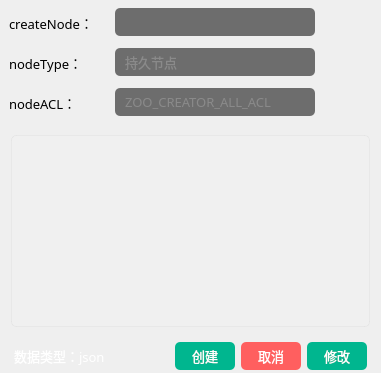
        <widget class="QWidget" name="widget_1_2_r" native="true">
         <property name="minimumSize">
          <size>
           <width>0</width>
           <height>0</height>
          </size>
         </property>
         <property name="maximumSize">
          <size>
           <width>16777215</width>
           <height>55561</height>
          </size>
         </property>
         <layout class="QVBoxLayout" name="verticalLayout_7">
          <property name="spacing">
           <number>5</number>
          </property>
          <property name="leftMargin">
           <number>9</number>
          </property>
          <property name="topMargin">
           <number>5</number>
          </property>
          <property name="rightMargin">
           <number>9</number>
          </property>
          <property name="bottomMargin">
           <number>0</number>
          </property>
          <item>
           <widget class="QWidget" name="horizontalWidget_1_2_1_r" native="true">
            <property name="minimumSize">
             <size>
              <width>0</width>
              <height>35</height>
             </size>
            </property>
            <property name="maximumSize">
             <size>
              <width>16777215</width>
              <height>35</height>
             </size>
            </property>
            <layout class="QHBoxLayout" name="horizontalLayout_7">
             <property name="spacing">
              <number>6</number>
             </property>
             <property name="leftMargin">
              <number>0</number>
             </property>
             <property name="topMargin">
              <number>0</number>
             </property>
             <property name="rightMargin">
              <number>0</number>
             </property>
             <property name="bottomMargin">
              <number>0</number>
             </property>
             <item>
              <widget class="QLabel" name="label_node_create">
               <property name="minimumSize">
                <size>
                 <width>100</width>
                 <height>0</height>
                </size>
               </property>
               <property name="maximumSize">
                <size>
                 <width>100</width>
                 <height>16777215</height>
                </size>
               </property>
               <property name="font">
                <font>
                 <family>OPPOSans B</family>
                 <pointsize>10</pointsize>
                 <stylestrategy>PreferAntialias</stylestrategy>
                </font>
               </property>
               <property name="text">
                <string>createNode：</string>
               </property>
              </widget>
             </item>
             <item>
              <widget class="QLineEdit" name="lineEdit_node_create">
               <property name="minimumSize">
                <size>
                 <width>200</width>
                 <height>28</height>
                </size>
               </property>
               <property name="maximumSize">
                <size>
                 <width>200</width>
                 <height>16777215</height>
                </size>
               </property>
               <property name="font">
                <font>
                 <family>OPPOSans B</family>
                 <pointsize>10</pointsize>
                 <stylestrategy>PreferAntialias</stylestrategy>
                </font>
               </property>
               <property name="styleSheet">
                <string notr="true">QLineEdit{
color:#ced4da;
border-radius: 14px;
background-color: rgb(25, 25, 25, 155);
border: 0px solid rgba(255, 255, 255, 0);
border-radius: 5px;
padding-left:10px;
padding-right:10px;
}</string>
               </property>
              </widget>
             </item>
             <item>
              <spacer name="horizontalSpacer_6">
               <property name="orientation">
                <enum>Qt::Horizontal</enum>
               </property>
               <property name="sizeHint" stdset="0">
                <size>
                 <width>40</width>
                 <height>20</height>
                </size>
               </property>
              </spacer>
             </item>
            </layout>
           </widget>
          </item>
          <item>
           <widget class="QWidget" name="horizontalWidget_1_2_2_r" native="true">
            <property name="minimumSize">
             <size>
              <width>0</width>
              <height>35</height>
             </size>
            </property>
            <property name="maximumSize">
             <size>
              <width>16777215</width>
              <height>35</height>
             </size>
            </property>
            <layout class="QHBoxLayout" name="horizontalLayout_8">
             <property name="leftMargin">
              <number>0</number>
             </property>
             <property name="topMargin">
              <number>0</number>
             </property>
             <property name="rightMargin">
              <number>0</number>
             </property>
             <property name="bottomMargin">
              <number>0</number>
             </property>
             <item>
              <widget class="QLabel" name="label_node_type">
               <property name="minimumSize">
                <size>
                 <width>100</width>
                 <height>0</height>
                </size>
               </property>
               <property name="maximumSize">
                <size>
                 <width>100</width>
                 <height>16777215</height>
                </size>
               </property>
               <property name="font">
                <font>
                 <family>OPPOSans B</family>
                 <pointsize>10</pointsize>
                 <stylestrategy>PreferAntialias</stylestrategy>
                </font>
               </property>
               <property name="text">
                <string>nodeType：</string>
               </property>
              </widget>
             </item>
             <item>
              <widget class="QComboBox" name="comboBox_node_type">
               <property name="minimumSize">
                <size>
                 <width>200</width>
                 <height>28</height>
                </size>
               </property>
               <property name="maximumSize">
                <size>
                 <width>200</width>
                 <height>16777215</height>
                </size>
               </property>
               <property name="font">
                <font>
                 <family>OPPOSans B</family>
                 <pointsize>10</pointsize>
                 <stylestrategy>PreferAntialias</stylestrategy>
                </font>
               </property>
               <property name="styleSheet">
                <string notr="true">QComboBox{
	color:#ffffff;
	border:0px solid #8a8a8a;
	color: rgb(138, 138, 138);
	border-radius:5px;
	background-color: rgb(25, 25, 25, 155);
	padding-left:10px;
	
	font: 10pt &quot;OPPOSans B&quot;;
}


QComboBox:disabled{
	border:0px solid gray;
	color:gray;
}

QComboBox::drop-down{
	background:transparent;
}
QComboBox::down-arrow{
	image: url(:/lib/tree_open.png);
    width:20px;
	height:20px;
	margin-right: 10px;
}


QComboBox::down-arrow:enabled{
	color:#52DCFE;
}


QComboBox QAbstractItemView{
	font: 10pt &quot;OPPOSans B&quot;;
	outline: 0px solid gray;   /* 选定项的虚框 */
	border:1px solid #1e2d36;
	color:#ffffff;
	background-color:#1e2d36;
	selection-background-color:rgb(37, 84, 138);
	border-radius:0px;
	padding-bottom:2px;
	padding-top:2px;
}

QComboBox QAbstractItemView::item
{
	height:30px;
	font: 10pt &quot;OPPOSans B&quot;;
	border-radius:5px;
}

QComboBox QAbstractItemView::item:hover {
    color:rgb(255,255,255);
	background-color: rgb(37, 84, 138);
}
 
/* 下拉后，整个下拉窗体被选择的每项的样式 */
QComboBox QAbstractItemView::item:selected {
    color:rgb(255,255,255);
	background-color: rgb(37, 84, 138);
}
</string>
               </property>
               <item>
                <property name="text">
                 <string>持久节点</string>
                </property>
               </item>
               <item>
                <property name="text">
                 <string>临时节点</string>
                </property>
               </item>
               <item>
                <property name="text">
                 <string>持久有序节点</string>
                </property>
               </item>
               <item>
                <property name="text">
                 <string>临时有序节点</string>
                </property>
               </item>
              </widget>
             </item>
             <item>
              <spacer name="horizontalSpacer_4">
               <property name="orientation">
                <enum>Qt::Horizontal</enum>
               </property>
               <property name="sizeHint" stdset="0">
                <size>
                 <width>40</width>
                 <height>20</height>
                </size>
               </property>
              </spacer>
             </item>
            </layout>
           </widget>
          </item>
          <item>
           <widget class="QWidget" name="horizontalWidget_1_2_3_r" native="true">
            <property name="minimumSize">
             <size>
              <width>0</width>
              <height>35</height>
             </size>
            </property>
            <property name="maximumSize">
             <size>
              <width>16777215</width>
              <height>35</height>
             </size>
            </property>
            <layout class="QHBoxLayout" name="horizontalLayout_9">
             <property name="leftMargin">
              <number>0</number>
             </property>
             <property name="topMargin">
              <number>0</number>
             </property>
             <property name="rightMargin">
              <number>0</number>
             </property>
             <property name="bottomMargin">
              <number>0</number>
             </property>
             <item>
              <widget class="QLabel" name="label_node_acl">
               <property name="minimumSize">
                <size>
                 <width>100</width>
                 <height>0</height>
                </size>
               </property>
               <property name="maximumSize">
                <size>
                 <width>100</width>
                 <height>16777215</height>
                </size>
               </property>
               <property name="font">
                <font>
                 <family>OPPOSans B</family>
                 <pointsize>10</pointsize>
                 <stylestrategy>PreferAntialias</stylestrategy>
                </font>
               </property>
               <property name="text">
                <string>nodeACL：</string>
               </property>
              </widget>
             </item>
             <item>
              <widget class="QComboBox" name="comboBox_node_acl">
               <property name="minimumSize">
                <size>
                 <width>200</width>
                 <height>28</height>
                </size>
               </property>
               <property name="maximumSize">
                <size>
                 <width>200</width>
                 <height>16777215</height>
                </size>
               </property>
               <property name="font">
                <font>
                 <family>OPPOSans B</family>
                 <pointsize>10</pointsize>
                 <stylestrategy>PreferAntialias</stylestrategy>
                </font>
               </property>
               <property name="styleSheet">
                <string notr="true">QComboBox{
	color:#ffffff;
	border:0px solid #8a8a8a;
	color: rgb(138, 138, 138);
	border-radius:5px;
	background-color: rgb(25, 25, 25, 155);
	padding-left:10px;
	
	font: 10pt &quot;OPPOSans B&quot;;
}


QComboBox:disabled{
	border:0px solid gray;
	color:gray;
}

QComboBox::drop-down{
	background:transparent;
}
QComboBox::down-arrow{
	image: url(:/lib/tree_open.png);
    width:20px;
	height:20px;
	margin-right: 10px;
}


QComboBox::down-arrow:enabled{
	color:#52DCFE;
}


QComboBox QAbstractItemView{
	font: 10pt &quot;OPPOSans B&quot;;
	outline: 0px solid gray;   /* 选定项的虚框 */
	border:1px solid #1e2d36;
	color:#ffffff;
	background-color:#1e2d36;
	selection-background-color:rgb(37, 84, 138);
	border-radius:0px;
	padding-bottom:2px;
	padding-top:2px;
}

QComboBox QAbstractItemView::item
{
	height:30px;
	font: 10pt &quot;OPPOSans B&quot;;
	border-radius:5px;
}

QComboBox QAbstractItemView::item:hover {
    color:rgb(255,255,255);
	background-color: rgb(37, 84, 138);
}
 
/* 下拉后，整个下拉窗体被选择的每项的样式 */
QComboBox QAbstractItemView::item:selected {
    color:rgb(255,255,255);
	background-color: rgb(37, 84, 138);
}
</string>
               </property>
               <item>
                <property name="text">
                 <string>ZOO_CREATOR_ALL_ACL</string>
                </property>
               </item>
               <item>
                <property name="text">
                 <string>ZOO_OPEN_ACL_UNSAFE</string>
                </property>
               </item>
               <item>
                <property name="text">
                 <string>ZOO_READ_ACL_UNSAFE</string>
                </property>
               </item>
               <item>
                <property name="text">
                 <string>ZOO_READ_ACL</string>
                </property>
               </item>
              </widget>
             </item>
             <item>
              <spacer name="horizontalSpacer_5">
               <property name="orientation">
                <enum>Qt::Horizontal</enum>
               </property>
               <property name="sizeHint" stdset="0">
                <size>
                 <width>40</width>
                 <height>20</height>
                </size>
               </property>
              </spacer>
             </item>
            </layout>
           </widget>
          </item>
          <item>
           <widget class="QWidget" name="verticalWidget_1_2_5_r" native="true">
            <layout class="QVBoxLayout" name="verticalLayout_5">
             <property name="spacing">
              <number>6</number>
             </property>
             <property name="leftMargin">
              <number>0</number>
             </property>
             <property name="topMargin">
              <number>0</number>
             </property>
             <property name="rightMargin">
              <number>0</number>
             </property>
             <property name="bottomMargin">
              <number>0</number>
             </property>
             <item>
              <widget class="QWidget" name="verticalWidget_1_2_5_2_r" native="true">
               <property name="font">
                <font>
                 <family>OPPOSans B</family>
                 <pointsize>10</pointsize>
                </font>
               </property>
               <property name="styleSheet">
                <string notr="true">QMenu {

background-color:rgb(253,253,254);
/*padding:5px;*/
padding: 3px 0px 3px 0px;
border-radius:6px;
border:2px solid rgb(108, 117, 125, 65); 
}
QMenu::item {
	font-size: 10pt;
	
	font: 10pt &quot;OPPOSans B&quot;;
	
	color: rgb(63, 63, 63);
    background-color:rgb(253,253,254);
    padding: 5px 25px 5px 25px;
    /*margin: 2px 2px 2px 2px;*/
}
QMenu::item:selected {
    background-color : rgb(236,236,237);
}
QMenu::icon:checked {
    background: rgb(253,253,254);
    position: absolute;
    top: 1px;
    right: 1px;
    bottom: 1px;
    left: 1px;
}
QMenu::icon:checked:selected {
    background-color : rgb(236,236,237);
    background-image: url(:/space_selected.png);
}
QMenu::separator {
    height: 2px;
    background: rgb(235,235,236);
    /*margin-left: 10px;*/
    /*margin-right: 10px;*/
}</string>
               </property>
               <layout class="QVBoxLayout" name="verticalLayout_4">
                <property name="leftMargin">
                 <number>2</number>
                </property>
                <property name="topMargin">
                 <number>10</number>
                </property>
                <property name="rightMargin">
                 <number>2</number>
                </property>
                <property name="bottomMargin">
                 <number>0</number>
                </property>
                <item>
                 <widget class="QTextEdit" name="textEdit_data">
                  <property name="sizePolicy">
                   <sizepolicy hsizetype="Expanding" vsizetype="Maximum">
                    <horstretch>0</horstretch>
                    <verstretch>10</verstretch>
                   </sizepolicy>
                  </property>
                  <property name="minimumSize">
                   <size>
                    <width>0</width>
                    <height>0</height>
                   </size>
                  </property>
                  <property name="font">
                   <font>
                    <family>OPPOSans B</family>
                    <pointsize>10</pointsize>
                    <stylestrategy>PreferAntialias</stylestrategy>
                   </font>
                  </property>
                  <property name="contextMenuPolicy">
                   <enum>Qt::CustomContextMenu</enum>
                  </property>
                  <property name="styleSheet">
                   <string notr="true">#textEdit_data{
	border: 1px solid rgba(197, 197, 197,50);
	
	background-color: rgba(255, 255, 255, 20);
	border-radius: 5px;
}

QScrollBar:vertical{
    width: 10px;
	
	
	background-color: rgba(255, 255, 255, 50);
    margin: 0px,0px,0px,0px;
    padding-top: 0px;		/*//隐藏上下的箭头*/
    padding-bottom: 0px;
border-radius: 4px;
}

QScrollBar::handle:vertical {
    width: 10px;
	
	background-color: rgb(239, 239, 239);
    /*滚动条两端变成椭圆 */
    border-radius: 4px;
    min-height: 0;
}

QScrollBar::sub-page:vertical {
    
	background-color: rgba(255, 255, 255, 0);
}
QScrollBar::add-page:vertical 
{
    background-color: rgba(255, 255, 255, 0);
}

QScrollBar::add-line:vertical {
	border: none;
    height: 0px;
    subcontrol-position: bottom;
    subcontrol-origin: margin;
}
QScrollBar::sub-line:vertical {
    border: none;
    height: 0px;
    subcontrol-position: top;
    subcontrol-origin: margin;
}

QScrollBar::down-arrow:vertical {
    border:none;
}
QScrollBar::up-arrow:vertical {
    border:none;
}</string>
                  </property>
                  <property name="html">
                   <string>&lt;!DOCTYPE HTML PUBLIC &quot;-//W3C//DTD HTML 4.0//EN&quot; &quot;http://www.w3.org/TR/REC-html40/strict.dtd&quot;&gt;
&lt;html&gt;&lt;head&gt;&lt;meta name=&quot;qrichtext&quot; content=&quot;1&quot; /&gt;&lt;style type=&quot;text/css&quot;&gt;
p, li { white-space: pre-wrap; }
&lt;/style&gt;&lt;/head&gt;&lt;body style=&quot; font-family:'OPPOSans B'; font-size:10pt; font-weight:400; font-style:normal;&quot;&gt;
&lt;p style=&quot;-qt-paragraph-type:empty; margin-top:0px; margin-bottom:0px; margin-left:0px; margin-right:0px; -qt-block-indent:0; text-indent:0px; font-family:'Cascadia Mono';&quot;&gt;&lt;br /&gt;&lt;/p&gt;&lt;/body&gt;&lt;/html&gt;</string>
                  </property>
                 </widget>
                </item>
               </layout>
              </widget>
             </item>
             <item>
              <widget class="QWidget" name="horizontalWidget_1_2_5_1r" native="true">
               <property name="minimumSize">
                <size>
                 <width>0</width>
                 <height>40</height>
                </size>
               </property>
               <property name="maximumSize">
                <size>
                 <width>16777215</width>
                 <height>40</height>
                </size>
               </property>
               <property name="styleSheet">
                <string notr="true"/>
               </property>
               <layout class="QHBoxLayout" name="horizontalLayout_4">
                <property name="leftMargin">
                 <number>5</number>
                </property>
                <property name="topMargin">
                 <number>6</number>
                </property>
                <property name="rightMargin">
                 <number>5</number>
                </property>
                <property name="bottomMargin">
                 <number>0</number>
                </property>
                <item>
                 <widget class="QLabel" name="label_data_type">
                  <property name="font">
                   <font>
                    <family>OPPOSans B</family>
                    <pointsize>10</pointsize>
                    <stylestrategy>PreferAntialias</stylestrategy>
                   </font>
                  </property>
                  <property name="styleSheet">
                   <string notr="true">color: rgb(255, 255, 255);</string>
                  </property>
                  <property name="text">
                   <string>数据类型：json</string>
                  </property>
                 </widget>
                </item>
                <item>
                 <widget class="QToolButton" name="toolButton_copy_data">
                  <property name="font">
                   <font>
                    <pointsize>10</pointsize>
                    <stylestrategy>PreferAntialias</stylestrategy>
                   </font>
                  </property>
                  <property name="toolTip">
                   <string>复制</string>
                  </property>
                  <property name="styleSheet">
                   <string notr="true">QToolButton {
	color: rgb(255, 255, 255);
	background-color: rgba(255, 255, 255, 0);
	border: none;
}

QToolButton::menu-indicator { 
	image: None;
}

 
QToolButton:hover {
	color: rgb(255, 255, 255);
	background-color: rgba(255, 255, 255, 0);
	border: none;
}
QToolTip {
color: rgb(255, 255, 255);
background-color: rgb(108, 117, 125, 65);
border-radius: 2px;
}</string>
                  </property>
                  <property name="text">
                   <string/>
                  </property>
                  <property name="icon">
                   <iconset resource="../lib.qrc">
                    <normaloff>:/lib/copy.png</normaloff>:/lib/copy.png</iconset>
                  </property>
                  <property name="iconSize">
                   <size>
                    <width>15</width>
                    <height>15</height>
                   </size>
                  </property>
                 </widget>
                </item>
                <item>
                 <spacer name="horizontalSpacer_2">
                  <property name="orientation">
                   <enum>Qt::Horizontal</enum>
                  </property>
                  <property name="sizeHint" stdset="0">
                   <size>
                    <width>40</width>
                    <height>20</height>
                   </size>
                  </property>
                 </spacer>
                </item>
                <item>
                 <widget class="QToolButton" name="toolButton_createData">
                  <property name="minimumSize">
                   <size>
                    <width>60</width>
                    <height>28</height>
                   </size>
                  </property>
                  <property name="maximumSize">
                   <size>
                    <width>60</width>
                    <height>28</height>
                   </size>
                  </property>
                  <property name="font">
                   <font>
                    <family>OPPOSans B</family>
                    <pointsize>10</pointsize>
                    <stylestrategy>PreferAntialias</stylestrategy>
                   </font>
                  </property>
                  <property name="styleSheet">
                   <string notr="true">QToolButton {
	color: rgb(255, 255, 255);
	
	background-color: rgb(0, 182, 143);
	border-radius: 5px;
}

QToolButton::menu-indicator { 
	image: None;
}

 
QToolButton:hover {
	color: rgb(255, 255, 255);
	background-color: rgb(0, 182, 143);
}</string>
                  </property>
                  <property name="text">
                   <string>创建</string>
                  </property>
                  <property name="iconSize">
                   <size>
                    <width>14</width>
                    <height>14</height>
                   </size>
                  </property>
                  <property name="toolButtonStyle">
                   <enum>Qt::ToolButtonTextBesideIcon</enum>
                  </property>
                 </widget>
                </item>
                <item>
                 <widget class="QToolButton" name="toolButton_cancel">
                  <property name="minimumSize">
                   <size>
                    <width>60</width>
                    <height>28</height>
                   </size>
                  </property>
                  <property name="maximumSize">
                   <size>
                    <width>60</width>
                    <height>28</height>
                   </size>
                  </property>
                  <property name="font">
                   <font>
                    <family>OPPOSans B</family>
                    <pointsize>10</pointsize>
                    <stylestrategy>PreferAntialias</stylestrategy>
                   </font>
                  </property>
                  <property name="styleSheet">
                   <string notr="true">QToolButton {
	color: rgb(255, 255, 255);
	background-color: rgb(255, 95, 95);
	border-radius: 5px;
}

QToolButton::menu-indicator { 
	image: None;
}

 
QToolButton:hover {
	color: rgb(255, 255, 255);
	background-color: rgb(255, 95, 95);
}</string>
                  </property>
                  <property name="text">
                   <string>取消</string>
                  </property>
                  <property name="iconSize">
                   <size>
                    <width>14</width>
                    <height>14</height>
                   </size>
                  </property>
                  <property name="toolButtonStyle">
                   <enum>Qt::ToolButtonTextBesideIcon</enum>
                  </property>
                 </widget>
                </item>
                <item>
                 <widget class="QToolButton" name="toolButton_saveData">
                  <property name="minimumSize">
                   <size>
                    <width>60</width>
                    <height>28</height>
                   </size>
                  </property>
                  <property name="maximumSize">
                   <size>
                    <width>60</width>
                    <height>28</height>
                   </size>
                  </property>
                  <property name="font">
                   <font>
                    <family>OPPOSans B</family>
                    <pointsize>10</pointsize>
                    <stylestrategy>PreferAntialias</stylestrategy>
                   </font>
                  </property>
                  <property name="styleSheet">
                   <string notr="true">QToolButton {
	color: rgb(255, 255, 255);
	
	background-color: rgb(0, 182, 143);
	border-radius: 5px;
}

QToolButton::menu-indicator { 
	image: None;
}

 
QToolButton:hover {
	color: rgb(255, 255, 255);
	background-color: rgb(0, 182, 143);
}</string>
                  </property>
                  <property name="text">
                   <string>修改</string>
                  </property>
                  <property name="iconSize">
                   <size>
                    <width>14</width>
                    <height>14</height>
                   </size>
                  </property>
                  <property name="toolButtonStyle">
                   <enum>Qt::ToolButtonTextBesideIcon</enum>
                  </property>
                 </widget>
                </item>
               </layout>
              </widget>
             </item>
            </layout>
           </widget>
          </item>
         </layout>
        </widget>
